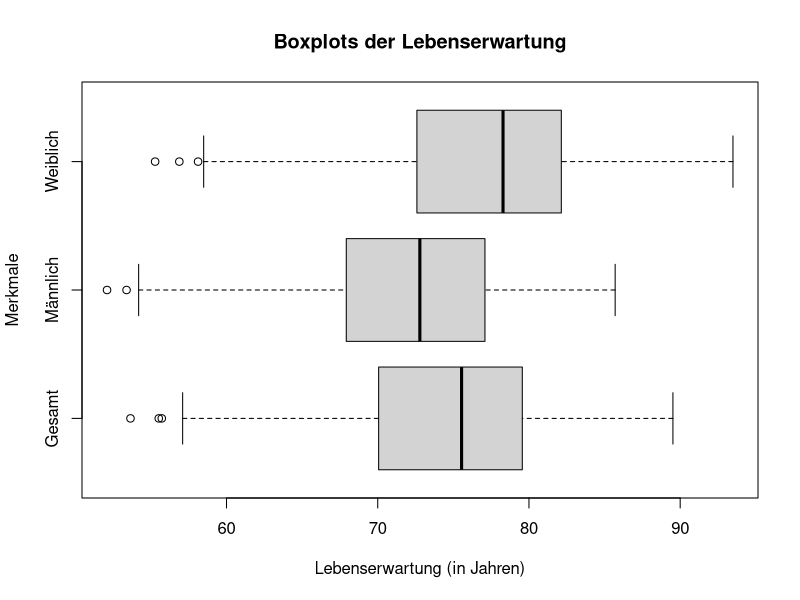
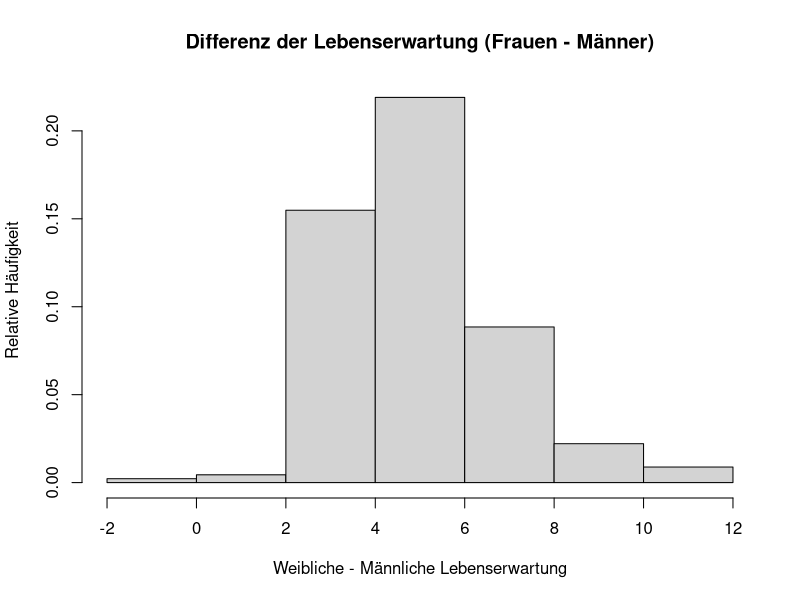
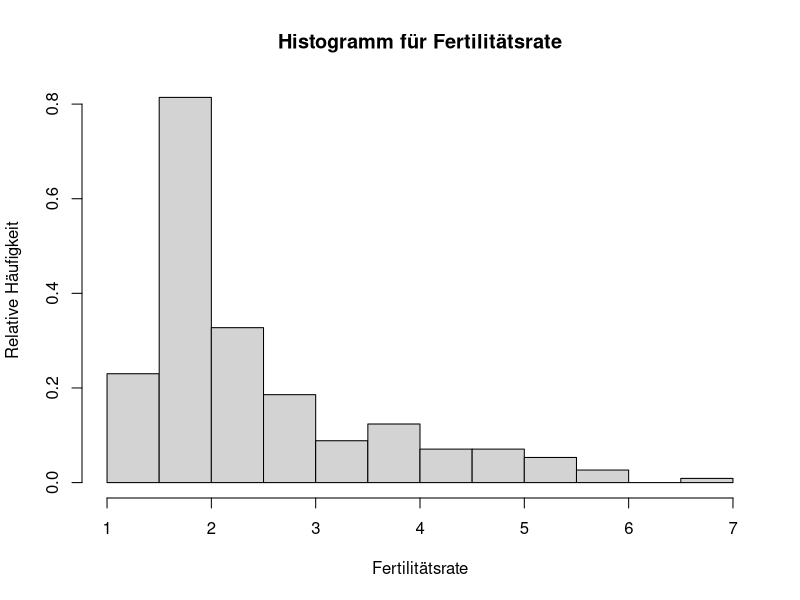
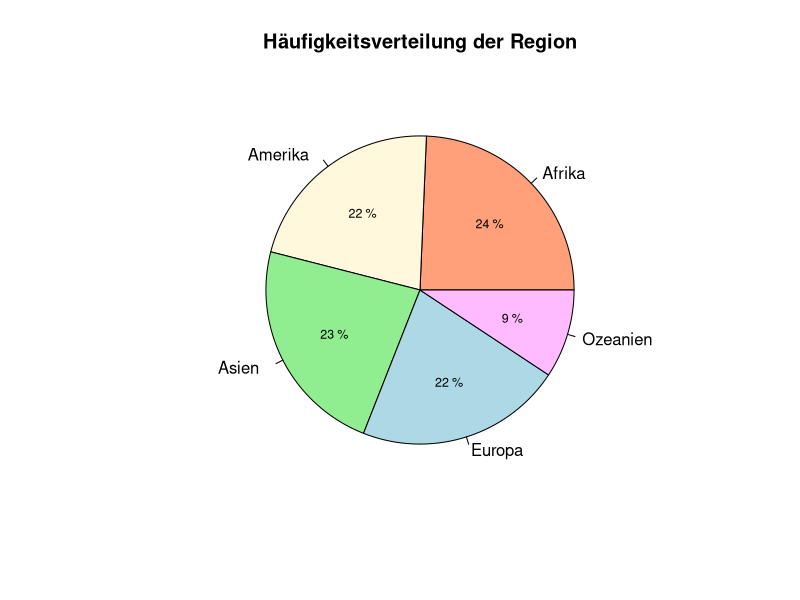
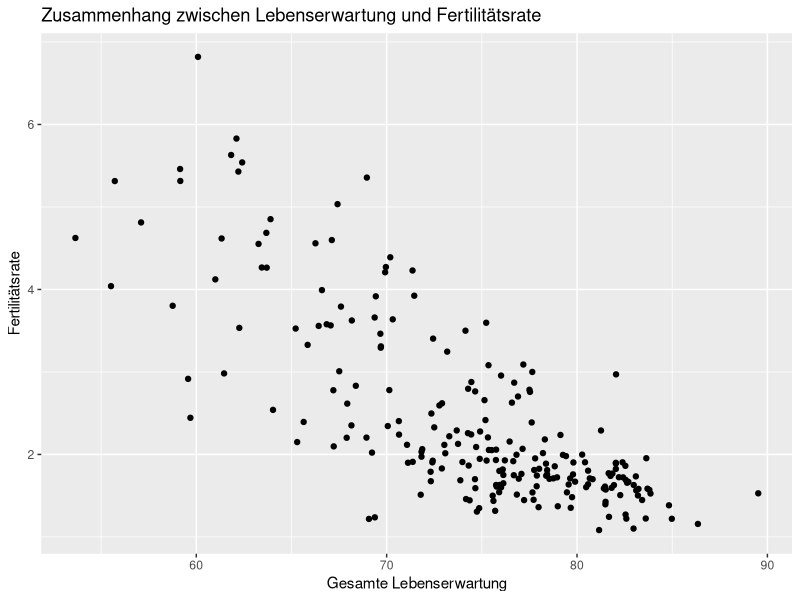
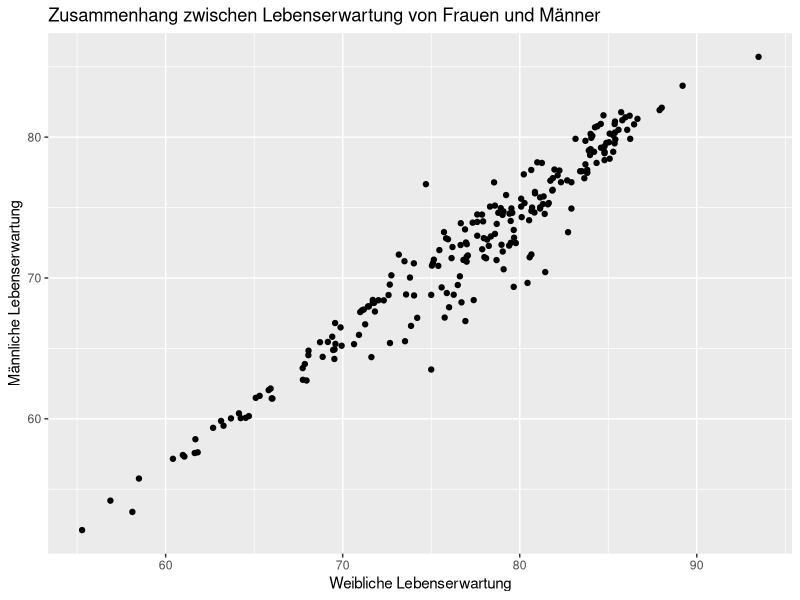
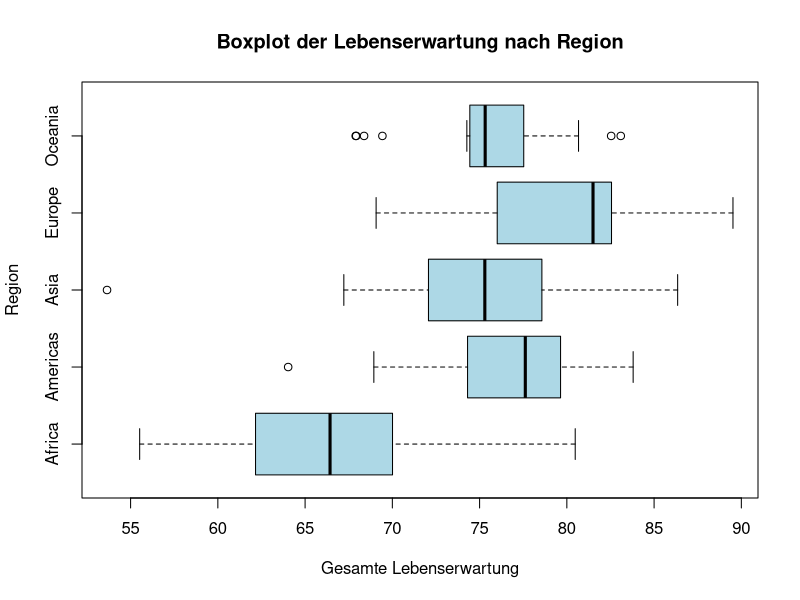
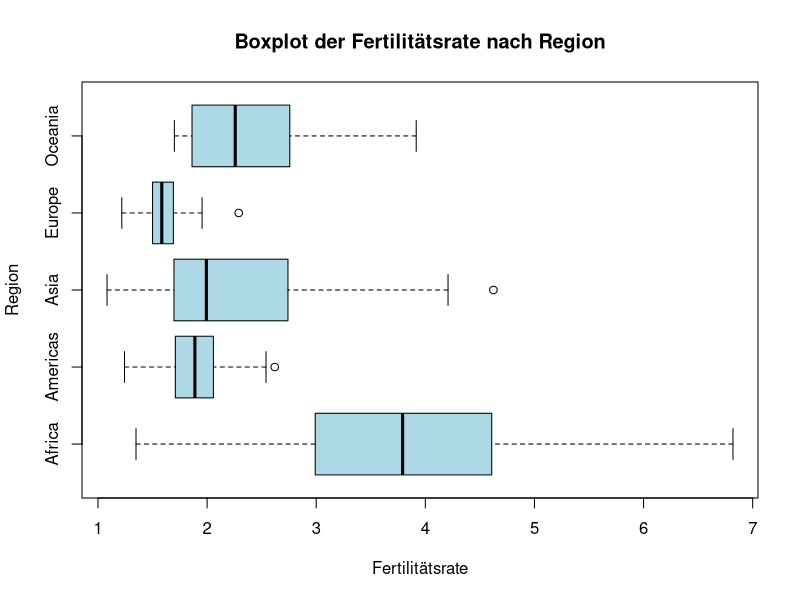

Write R code to recreate these figures, in order.
library(ggplot2)

setwd("C:/Users/alena/Documents/GitHub/Fallstudien-1/Projekt 1")

data <- read.csv("census_2022_2002.csv")
# Ueberblick ueber die Daten
dim(data)
head(data)
str(data)
summary(data)

# Entfernung von NA-Werten
data_noNA <- na.omit(data)

# Datensatz auf 2 abhaengig vom Jahr teilen
data2002 <- subset(data_noNA, Year == 2002)
dim(data2002)

data2022 <- subset(data_noNA, Year == 2022)
dim(data2022)


#1 - Haeufigkeitsverteilungen der Merkmale + Unterschiede zwischen Geschlechter
attach(data2022)

num_stat <- function(data) {
  var_name <- c("Gesamte Lebenserwartung", "Männliche Lebenserwartung", 
                "Weibliche Lebenserwartung", "Fertilitätsrate")
  result <- matrix(NA, nrow = length(data), ncol = 7)
  colnames(result) <- c("Variable", "min", "max", "IQR", "median", 
                        "mean", "sd")
  for(i in 1:length(data)) {
    var_data <- data[[i]]
    Max <- max(var_data)
    Min <- min(var_data)
    q1 <- quantile(var_data, 0.25)
    q3 <- quantile(var_data, 0.75)
    result[i, 1] <- var_name[i]
    result[i, 2] <- round(Min, 2)
    result[i, 3] <- round(Max,2)
    result[i, 4] <- round(q3 - q1,2)
    result[i, 5] <- round(median(var_data),2)
    result[i, 6] <- round(mean(var_data),2)
    result[i, 7] <- round(sd(var_data),2)
  } 
  return(as.data.frame(result))
}
num_data <- 3:6
num_stat(data2022[,num_data])

# Boxplot fuer Lebenserwartung (+ Unterschiede zwischen den Geschlechtern)
boxplot(Life_Expectancy_Overall,
        Life_Expectancy_Male,
        Life_Expectancy_Female,
        names = c("Gesamt", "Männlich", "Weiblich"),
        main = "Boxplots der Lebenserwartung",
        ylab = "Merkmale",
        xlab = "Lebenserwartung (in Jahren)", horizontal = TRUE)

# Unterschiede zwischen Geschlechter
Diff_Lebenserwartung <- Life_Expectancy_Female - Life_Expectancy_Male
hist(Diff_Lebenserwartung, xlab = "Weibliche - Männliche Lebenserwartung",
     ylab = "Relative Häufigkeit",
     main = "Differenz der Lebenserwartung (Frauen - Männer)", probability = TRUE)

# Boxplot fuer gesamte Fertilitaet
hist(Total_Fertility_Rate, main = "Histogramm für Fertilitätsrate",
        xlab = "Fertilitätsrate", ylab = "Relative Häufigkeit", 
     probability = TRUE)

# Verteilung der Region
freq <- table(Region)
prozent <- round((freq / sum(freq)) * 100)
region_name <- c("Afrika", "Amerika", "Asien", "Europa", "Ozeanien")
beschriftung = paste(region_name, " ")

pie(freq, labels = beschriftung, main = "Häufigkeitsverteilung der Region", 
    col = c("lightsalmon", "cornsilk", "lightgreen", "lightblue", "plum1"))

angles <- cumsum(freq) / sum(freq) * 2 * pi
text_positions <- angles - (freq / sum(freq) * pi)

text(x = cos(text_positions) * 0.5, y = sin(text_positions) * 0.5, 
     labels = paste(prozent, "%"), cex = 0.75)

# Verteilung der Subregion
table(Subregion)


#2 - bivariate Zusammenhaenge zwischen den Merkmalen
# Subregionen nach Region
table(Subregion, Region)

# Streudiagramm der Lebenserwartung vs. Fertilitätsrate
ggplot(data2022, aes(x = Life_Expectancy_Overall, y = Total_Fertility_Rate)) +
  geom_point() +
  labs(title = "Zusammenhang zwischen Lebenserwartung und Fertilitätsrate",
       x = "Gesamte Lebenserwartung",
       y = "Fertilitätsrate")

# Streudiagramm der Lebenserwartung von Maenner vs Frauen
ggplot(data2022, aes(x = Life_Expectancy_Female, y = Life_Expectancy_Male)) +
  geom_point() +
  labs(title = "Zusammenhang zwischen Lebenserwartung von Frauen und Männer",
       x = "Weibliche Lebenserwartung",
       y = "Männliche Lebenserwartung")

# Boxplot der Lebenserwartung nach Region
boxplot(Life_Expectancy_Overall ~ Region,
        main = "Boxplot der Lebenserwartung nach Region",
        ylab = "Region",
        xlab = "Gesamte Lebenserwartung", horizontal = TRUE,
        col = "lightblue")

# Boxplot der Fertilitaet nach Region
boxplot(Total_Fertility_Rate ~ Region,
        main = "Boxplot der Fertilitätsrate nach Region",
        ylab = "Region",
        xlab = "Fertilitätsrate", horizontal = TRUE,
        col = "lightblue")


#3 - Unterschiede der Merkmale zwischen den Subregionen


#4 - Vergleich von Merkmalen in 2002 und 2022
